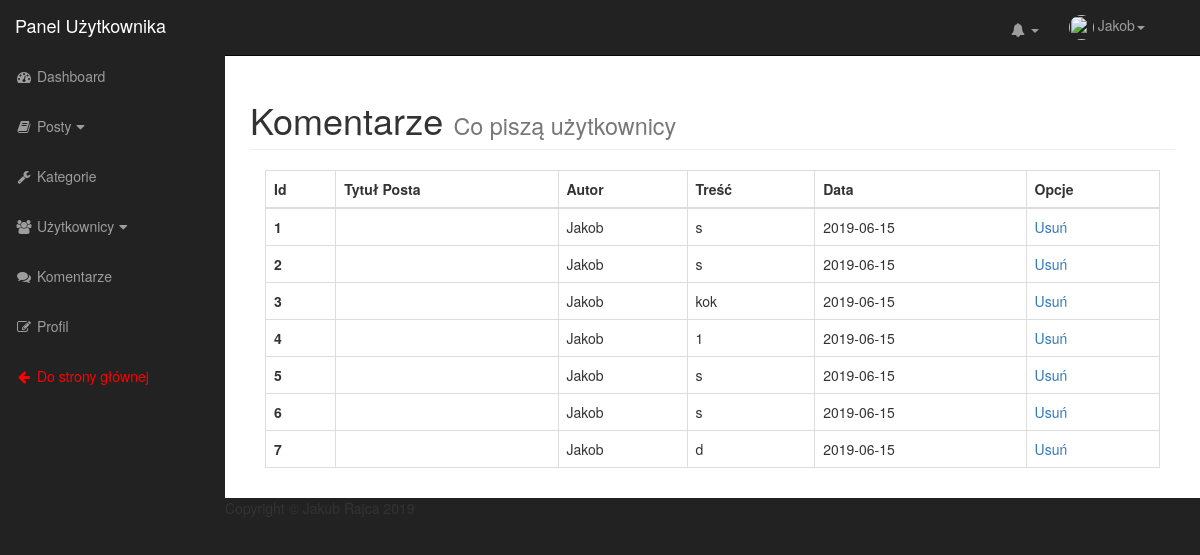
The app's page /admin/comments.php (signed in) with its own data.
### tables this page shows
CREATE TABLE `comments` (
  `id` int(3) NOT NULL,
  `post_id` int(3) NOT NULL,
  `author_id` int(10) NOT NULL,
  `content` mediumtext NOT NULL,
  `date` date NOT NULL,
  `response_count` int(10) NOT NULL DEFAULT '0',
  `response_id` int(10) NOT NULL DEFAULT '0'
);

CREATE TABLE `users` (
  `id` int(11) NOT NULL,
  `username` varchar(255) NOT NULL,
  `password` varchar(255) NOT NULL,
  `first_name` varchar(255) NOT NULL,
  `last_name` varchar(255) NOT NULL,
  `hash` varchar(255) DEFAULT NULL,
  `email` varchar(255) NOT NULL,
  `thumbnail` varchar(255) NOT NULL DEFAULT 'normal_thumb.png',
  `role` int(1) NOT NULL DEFAULT '1',
  `ban_date` date NOT NULL DEFAULT '0000-00-00',
  `last_email` varchar(255) DEFAULT NULL
);

### admin/includes/sections/comments_content.php (the view, shortened to what this page needs)
<div class="container-fluid">
  <table class="table table-bordered table-hover">
    <thead>
      <th scope="col">Id</th>
      <th scope="col">Tytuł Posta</th>
      <th scope="col">Autor</th>
      <th scope="col">Treść</th>
      <th scope="col">Data</th>
      <th scope="col">Opcje</th>
    </thead>
    <tbody>
      <?php
        foreach ($comments as $k => $v) { ?>
          <tr>
            <th span="row"><?php echo $v['id']; ?></th>
            <td><?php echo $v['post_title']; ?></td>
            <td><?php echo $v['username']; ?></td>
            <td><?php echo $v['content']; ?></td>
            <td><?php echo $v['date']; ?></td>
            <td>
              <a class="btn-link delete" href="<?php echo htmlspecialchars($_SERVER["PHP_SELF"])."?del=".$v['id'];?>">Usuń</a>
            </td>
          </tr>
      <?php } ?>
    </tbody>
  </table>
</div>

### admin/css/sb-admin.css (style rules this page uses)
body { margin-top: 100px; background-color: #222; }
@media (min-width:768px) { body { margin-top: 50px; } }

### records on screen
comments: id "1", author.username "Jakob", content "s", date "2019-06-15"
comments: id "2", author.username "Jakob", content "s", date "2019-06-15"
comments: id "3", author.username "Jakob", content "kok", date "2019-06-15"
comments: id "4", author.username "Jakob", content "1", date "2019-06-15"
comments: id "5", author.username "Jakob", content "s", date "2019-06-15"
comments: id "6", author.username "Jakob", content "s", date "2019-06-15"
comments: id "7", author.username "Jakob", content "d", date "2019-06-15"

### other values on screen
$_SESSION['username'] "Jakob"
$title "Komentarze"
$sub "Co piszą użytkownicy"
